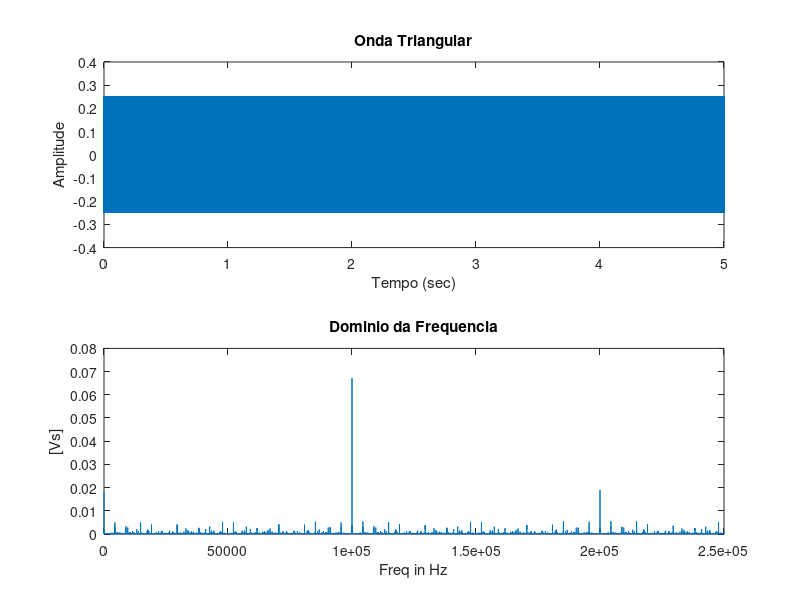

MATLAB code for this plot:
%Laboratorio 1 - Fundamentos de Comunicacoes
% Parte 1

%A = 0.5Vp
A = 0.25;

% frequencia de amostragem
fs = 500000;

% periodo de amostragem
Ts = 1/fs;

% F = 100hz
frequencia = 100000;

%intervalo de amostragem
t = 0:Ts:5;
n = length(t);

%%%%% Onda triangular
triangular = A*sawtooth(2*pi*frequencia*t);


%Transformada
N = length(triangular);
k = 0:N-1;
T = N/fs;
freq = k/T;
ffttriangular = fft(triangular)/N;
cutoff=ceil(N/2);
ffttriangular=ffttriangular(1:cutoff);

figure(1)
subplot(2,1,1);
plot(t, triangular);
xlabel('Tempo (sec)');
ylabel('Amplitude') ;
title('Onda Triangular');

subplot(2,1,2);
plot(freq(1:cutoff), abs(ffttriangular));
xlabel('Freq in Hz');
ylabel('[Vs]') ;
title('Dominio da Frequencia');